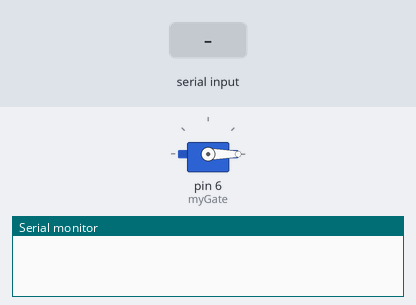
The sketch below on a simulated Arduino Uno, built with avr-gcc and run on an emulated ATmega328P. Parts: servo, the last lines printed to the serial monitor. Inputs (shaded band) come from the test bench.

Above: at 1.2 s.
1.3 s: "1\n" received over Serial
At 1.7 s:
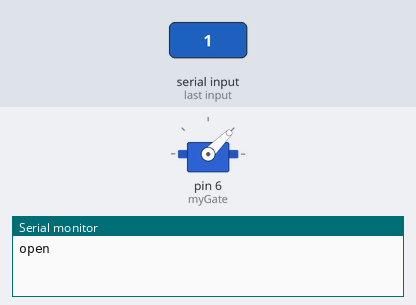
2.8 s: "0\n" received over Serial
At 4.1 s:
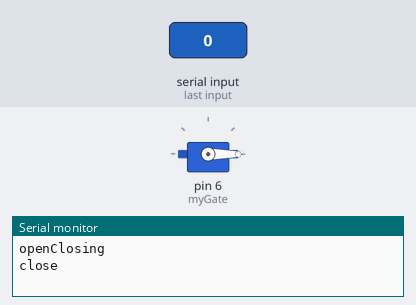
Timing chart, 0 to 5.8 s (numbered marks = the images above; inputs shaded):
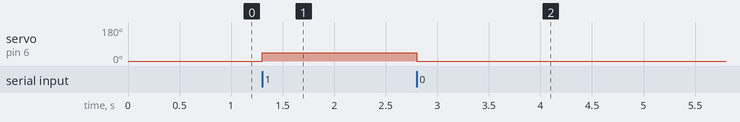

The sketch:

hungry.ino
```cpp
// C++ code
//
#include <Servo.h>

Servo myGate;
int openAngle = 45;   // Angle to open the Gate
int closeAngle = 0;   // Angle to close the Gate

void setup()
{
  Serial.begin(9600);
  myGate.attach(6, 500, 2500);
  myGate.write(closeAngle);
}

void loop()
{
if (Serial.available()) {
    String command = Serial.readStringUntil('\n');

    int y = command.toInt();

    if (y == 1) {
        myGate.write(openAngle);
        Serial.write("open"); // Echo the byte back to HTML
    }
    else if (y == 0) {
        Serial.println("Closing");
        myGate.write(closeAngle);
        Serial.write("close"); // Echo the byte back to HTML
    }
}
}
```

Measured:
- after the input at 1.3 s, servo on pin 6 (myGate): 0° → 45° at once
- after the input at 2.8 s, servo on pin 6 (myGate): 45° → 0° at once
